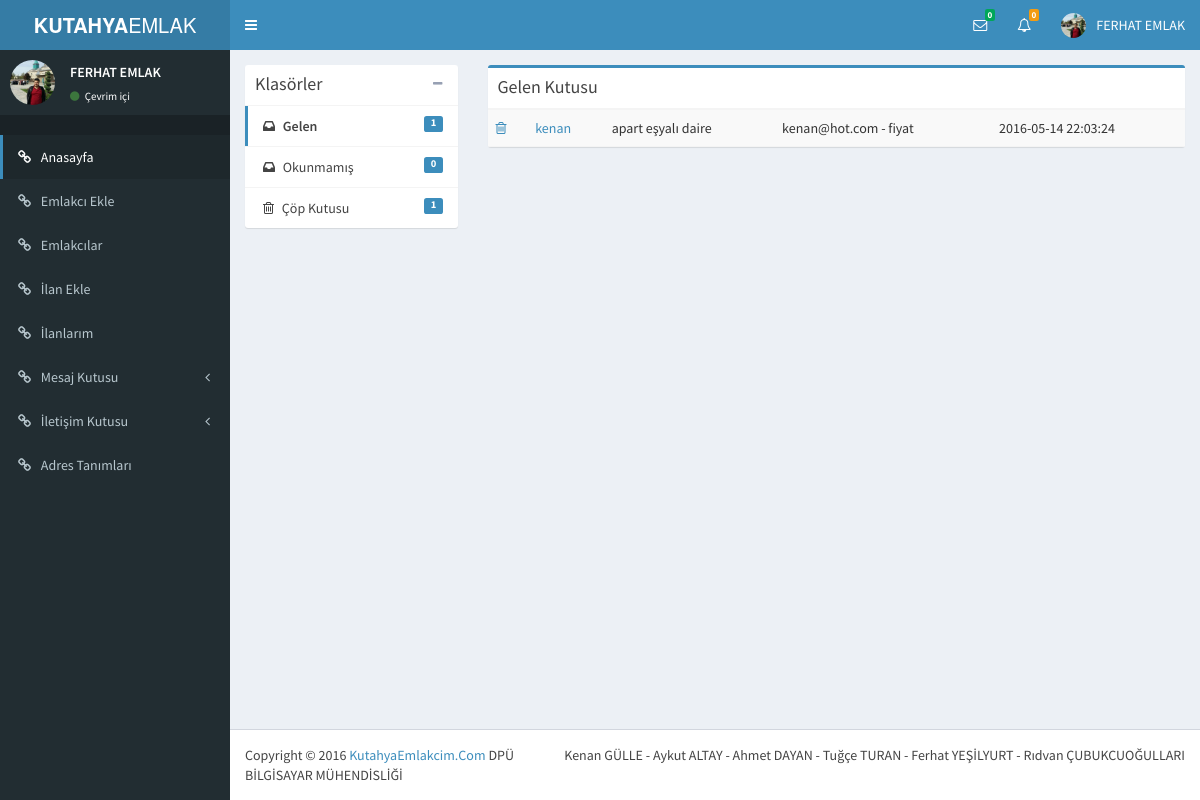
The page /yonetim/mesajlar.php (signed in) on the database its author committed.
### tables this page shows
CREATE TABLE `mesajlar` (
  `mesaj_id` int(11) NOT NULL AUTO_INCREMENT,
  `gonderen_ad` varchar(25) NOT NULL,
  `gonderen_mail` varchar(255) NOT NULL,
  `gonderen_tel` varchar(15) NOT NULL,
  `konu` varchar(150) NOT NULL,
  `mesaj` text NOT NULL,
  `tarih` datetime NOT NULL DEFAULT CURRENT_TIMESTAMP,
  `ilan_id` int(11) NOT NULL,
  `okundu` tinyint(4) NOT NULL,
  `silindi` tinyint(4) NOT NULL,
  PRIMARY KEY (`mesaj_id`)
);

CREATE TABLE `ilanlar` (
  `ilan_id` int(11) NOT NULL AUTO_INCREMENT,
  `emlak_tip_id` int(11) NOT NULL,
  `emlakci_id` int(11) NOT NULL,
  `ilce_id` int(11) NOT NULL,
  `mahalle_id` int(11) NOT NULL,
  `isitma_tip_id` int(11) NOT NULL,
  `oda_tip_id` int(11) NOT NULL,
  `aktif` int(1) NOT NULL,
  `manset` int(4) NOT NULL,
  `populer` int(4) NOT NULL,
  `bulundugu_kat` tinyint(4) NOT NULL,
  `esyali` tinyint(1) NOT NULL,
  `fiyat` bigint(20) NOT NULL,
  `ilan_baslik` varchar(255) NOT NULL,
  `ilan_aciklama` text NOT NULL,
  `ilan_tarih` datetime NOT NULL DEFAULT CURRENT_TIMESTAMP,
  `kat_sayisi` tinyint(4) NOT NULL,
  `kiralik_satilik` int(1) NOT NULL,
  `metre_kare` decimal(10,0) NOT NULL,
  `bina_yas` tinyint(4) NOT NULL,
  PRIMARY KEY (`ilan_id`)
);

### yonetim/mesajlar.php (the view, shortened to what this page needs)
<?php
	include"baglanti.php";
	$goster=$_GET['goster'];
	$seviye=$_SESSION['seviye'];
	if($seviye==1) {
		$sorgu=$veritabani->prepare("
	SELECT
	mesajlar.gonderen_ad,ilanlar.ilan_baslik,mesajlar.gonderen_mail,mesajlar.konu,mesajlar.tarih,mesajlar.mesaj_id,mesajlar.okundu
	FROM mesajlar
	INNER JOIN ilanlar ON mesajlar.ilan_id = ilanlar.ilan_id
	INNER JOIN emlakcilar ON ilanlar.emlakci_id = emlakcilar.emlakci_id
	WHERE mesajlar.silindi=0 ORDER BY mesajlar.tarih");
	$sorgu->execute();
	$gelen_mesaj_sayisi = $sorgu->rowCount();
	$sorgu2=$veritabani->prepare("
	SELECT
	mesajlar.gonderen_ad,ilanlar.ilan_baslik,mesajlar.gonderen_mail,mesajlar.konu,mesajlar.tarih,mesajlar.mesaj_id,mesajlar.okundu
	FROM mesajlar
	INNER JOIN ilanlar ON mesajlar.ilan_id = ilanlar.ilan_id
	INNER JOIN emlakcilar ON ilanlar.emlakci_id = emlakcilar.emlakci_id
	WHERE mesajlar.silindi=1 ORDER BY mesajlar.tarih");
	$sorgu2->execute();
	$silinen_mesaj_sayisi = $sorgu2->rowCount();
		}
?>
<!DOCTYPE html>
<html>
	<body class="hold-transition skin-blue sidebar-mini">
		<div class="wrapper">
			<header class="main-header">
				<a href="index.php" class="logo">
					<span class="logo-lg"><b>KUTAHYA</b>EMLAK</span>
				</a>
				<nav class="navbar navbar-static-top" role="navigation">
					<?php include "inc_ust.php"; ?>
					<div class="content-wrapper">
						<section class="content">
							<div class="row">
								<div class="col-md-3">
									<div class="box box-solid">
										<div class="box-header with-border">
											<h3 class="box-title">Klasörler</h3>
											<div class="box-tools">
												<button class="btn btn-box-tool" data-widget="collapse"><i class="fa fa-minus"></i></button>
											</div>
										</div>
										<div class="box-body no-padding">
											<ul class="nav nav-pills nav-stacked">
												<li <?php if ($goster) ; else echo "class='active'"; ?>><a href="mesajlar.php"><i class="fa fa-inbox"></i> Gelen <span class="label label-primary pull-right"><?php echo $gelen_mesaj_sayisi; ?> </span></a></li>
												<li <?php if ($goster=="okunmamis") echo "class='active'"; ?>><a href="mesajlar.php?goster=okunmamis"><i class="fa fa-inbox"></i> Okunmamış <span class="label label-primary pull-right"><?php echo $okunmayan_mesaj_sayisi ; ?></span></a></li>
												<li <?php if ($goster=="copkutusu") echo "class='active'"; ?>><a  href="mesajlar.php?goster=copkutusu"><i class="fa fa-trash-o"></i> Çöp Kutusu <span class="label label-primary pull-right"><?php echo $silinen_mesaj_sayisi; ?></span></a></li>
											</ul>
										</div>
									</div>
								</div>
								<div class="col-md-9">
									<div class="box box-primary">
										<div class="box-header with-border">
											<h3 class="box-title"> <?php if ($goster=="copkutusu") echo " Çöp Kutusu"; elseif($goster=="okunmamis") echo "Okunmamiş Mesajlar"; else echo "Gelen Kutusu"; ?></h3>
										</div>
										<div class="box-body no-padding">
											<div class="table-responsive mailbox-messages">
												<table class="table table-hover table-striped">
													<tbody>
														<?php
															if ($goster=="copkutusu") {
																while($sonuc=$sorgu2->fetch()){
																	$gonderen_ad=$sonuc['gonderen_ad'];
																	$ilan_baslik=$sonuc['ilan_baslik'];
																	$gonderen_mail=$sonuc['gonderen_mail'];
																	$konu=$sonuc['konu'];
																	$tarih=$sonuc['tarih'];
																	$mesaj=$sonuc['mesaj'];
																	$mesaj_id=$sonuc['mesaj_id'];
																	$okundu=$sonuc['okundu'];
																	echo "<tr>
																	<td class='mailbox-star'><a href='mesaj_oku.php?islem=kalicisil&mesaj_id=$mesaj_id'><i class='fa fa-trash-o'></i></a></td>
																	<td class='mailbox-name'><a href='mesaj_oku.php?mesaj_id=$mesaj_id'>";
																	if($okundu==0) echo "<b> $gonderen_ad </b>"; else echo "$gonderen_ad";
																	echo "</a></td>
																	<td class='mailbox-subject'>";
																	if($okundu==0) echo "<b> $ilan_baslik </b>"; else echo "$ilan_baslik";
																	echo"</td>
																	<td class='mailbox-attachment'>";
																	if($okundu==0) echo "<b> $gonderen_mail - $konu </b>"; else echo "$gonderen_mail - $konu";
																	echo"</td>
																	<td class='mailbox-date'>";
																	if($okundu==0) echo "<b> $tarih </b>"; else echo "$tarih";
																	echo"</td></tr>";
																}
																} else {
																while($sonuc=$sorgu->fetch()){
																	$gonderen_ad=$sonuc['gonderen_ad'];
																	$ilan_baslik=$sonuc['ilan_baslik'];
																	$gonderen_mail=$sonuc['gonderen_mail'];
																	$konu=$sonuc['konu'];
																	$tarih=$sonuc['tarih'];
																	$mesaj_id=$sonuc['mesaj_id'];
																	$okundu=$sonuc['okundu'];
																	echo "<tr>
																	<td class='mailbox-star'><a href='mesaj_oku.php?islem=sil&mesaj_id=$mesaj_id'><i class='fa fa-trash-o'></i></a></td>
																	<td class='mailbox-name'><a href='mesaj_oku.php?mesaj_id=$mesaj_id'>";
																	if($okundu==0) echo "<b> $gonderen_ad </b>"; else echo "$gonderen_ad";
																	echo "</a></td>
																	<td class='mailbox-subject'>";
																	if($okundu==0) echo "<b> $ilan_baslik </b>"; else echo "$ilan_baslik";
																	echo"</td>
																	<td class='mailbox-attachment'>";
																	if($okundu==0) echo "<b> $gonderen_mail - $konu </b>"; else echo "$gonderen_mail - $konu";
																	echo"</td>
																	<td class='mailbox-date'>";
																	if($okundu==0) echo "<b> $tarih </b>"; else echo "$tarih";
																	echo"</td></tr>";
																}
															}
														?>
												</tbody>
											</table>
										</div>
									</div>
									<div class="box-footer no-padding"></div>
								</div>
							</div>
						</div>
					</section>
				</div>
				<footer class="main-footer">
					<div class="pull-right hidden-xs">
						<?php include "inc_alt.php"; ?>
					</footer>
				</div>
			</body>
		</html>

### rows shown on the page
mesajlar: gonderen_ad "kenan", ilan.ilan_baslik "apart eşyalı daire", gonderen_mail "kenan@hot.com", konu "fiyat", tarih "2016-05-14 22:03:24"

### other values the page prints
$okunmayan_mesaj_sayisi "0"
$iletisimesajsayisi "0"
$_SESSION['ad'] "FERHAT EMLAK"
$gelen_mesaj_sayisi "1"
$silinen_mesaj_sayisi "1"
